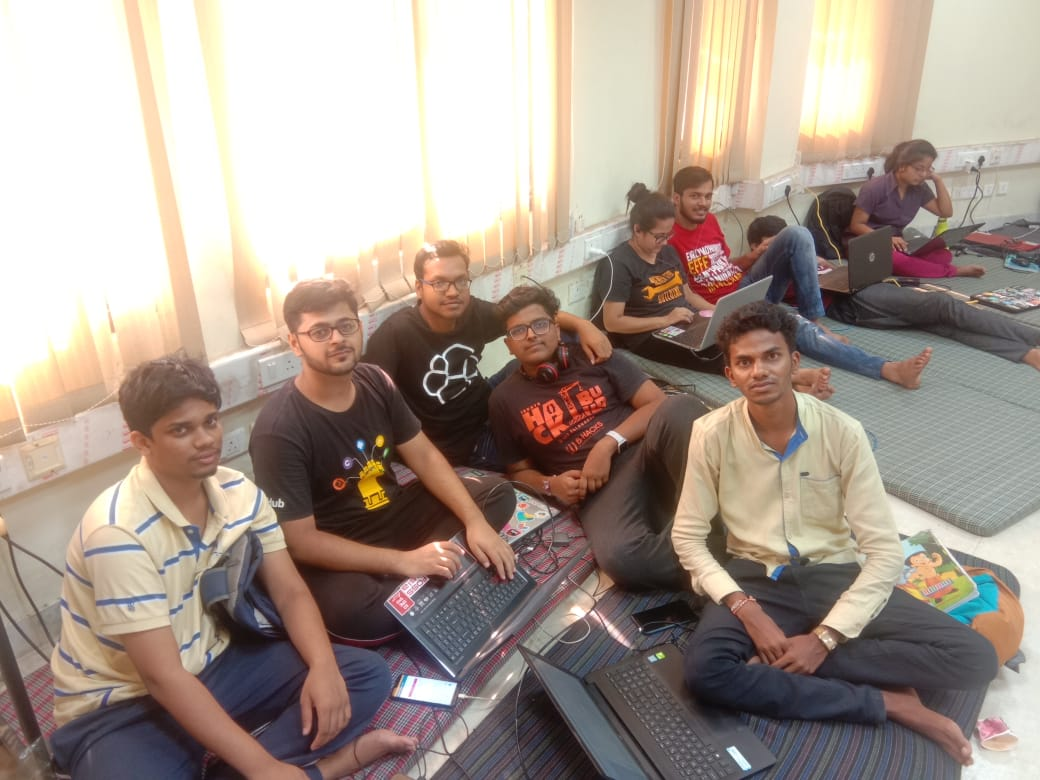
#> input picture images/images/crowd4.jpeg, 1040 x 780 px, found by its file name
$ python crowdcount.py
#> lines starting #> are read from the running program, lines starting #| are printed output that depends on the picture; after the words box and inside, x2 and y2 are one past the last pixel; in counts of white or black regions, pixels touching at a corner belong together
import cv2
import numpy as np
fd=cv2.CascadeClassifier(r"C:\Users\Jaya\AppData\Local\Programs\Python\Python36\Lib\site-packages\cv2\data\haarcascade_frontalface_alt2.xml")
image1=cv2.imread(r"D:\Attendance_project\images\crowd4.jpeg")
#> image1 is the input picture: shape (780, 1040, 3); mean B, G, R 141, 151.1, 165.7
rgb1 = cv2.cvtColor(image1, cv2.COLOR_BGR2RGB)
faces=fd.detectMultiScale(rgb1,scaleFactor=1.1,minNeighbors=1)
#> faces = [[645, 226, 26, 26], [681, 180, 40, 40], [422, 260, 57, 57], [505, 306, 53, 53], [723, 331, 74, 74], [303, 302, 70, 70], [160, 396, 81, 81], [872, 512, 72, 72]]
for(x,y,w,h)in faces:
    print(x,y,w,h)
    print(len(faces))
    cv2.rectangle(image1,(x,y),(x+w,y+h),(0,0,225),1)
    cv2.imshow(r"D:\Attendance_project\images\crowd.jpg",image1)
#> this loop made 8 passes
#> (printed output is left out)
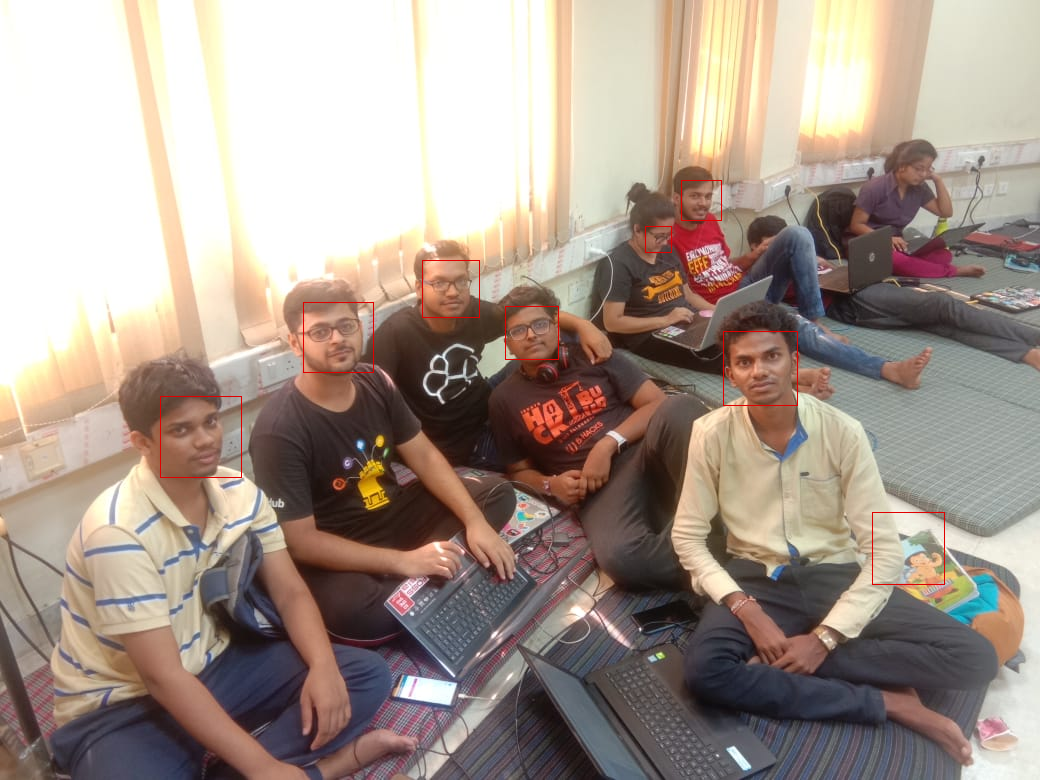
#> image1: shape (780, 1040, 3); 0.23% of pixels changed, all inside (x1, y1, x2, y2) = (160, 180, 945, 585)


$ run again, with images/images/iec2018043 (1).jpeg copied over images/images/crowd4.jpeg
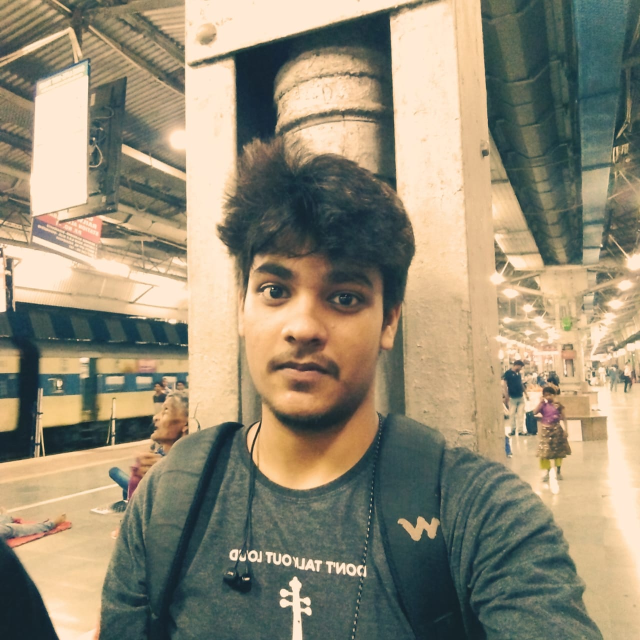
#> input picture images/images/iec2018043 (1).jpeg, 1280 x 1280 px, found by its file name (shown at 1/2 size)
#> image1 is the input picture: shape (1280, 1280, 3); mean B, G, R 117.9, 139.5, 148.1
#> faces = [[1056, 368, 45, 45], [467, 248, 96, 96], [973, 834, 102, 102], [407, 429, 401, 401]]
#> the loop `for(x,y,w,h)in faces:` made 4 passes
#> (printed output is left out)
#> after the loop `for(x,y,w,h)in faces:`:
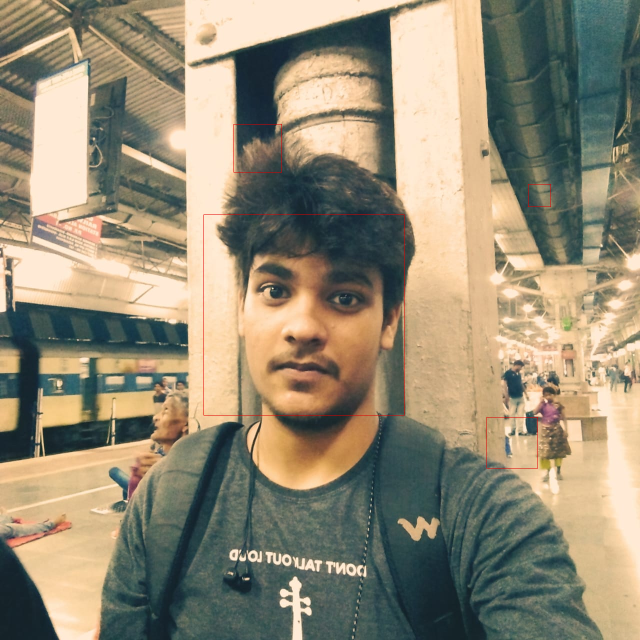
#> image1: shape (1280, 1280, 3) (shown at 1/2 size); 0.16% of pixels changed, all inside (x1, y1, x2, y2) = (407, 248, 1102, 937)

$ run again, with images/images/iec2018043 (2).jpeg copied over images/images/crowd4.jpeg
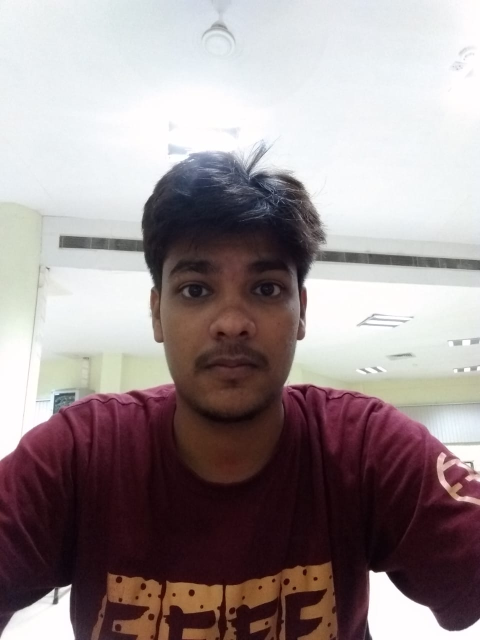
#> input picture images/images/iec2018043 (2).jpeg, 960 x 1280 px, found by its file name (shown at 1/2 size)
#> image1 is the input picture: shape (1280, 960, 3); mean B, G, R 144.2, 143, 154.9
#> faces = [[445, 1202, 52, 52], [293, 460, 334, 334]]
#> the loop `for(x,y,w,h)in faces:` made 2 passes
#> (printed output is left out)
#> pass 2, `cv2.imshow(r"D:\Attendance_project\images\crowd.jpg",image1)`:
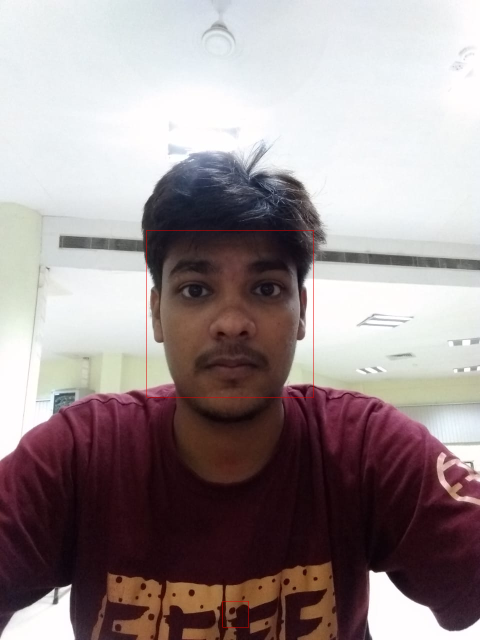
#> window 'D:\\Attendance_project\\images\\c': shape (1280, 960, 3) (shown at 1/2 size); mean B, G, R 144.1, 142.9, 155

$ run again, with images/images/iec2018047.jpeg copied over images/images/crowd4.jpeg
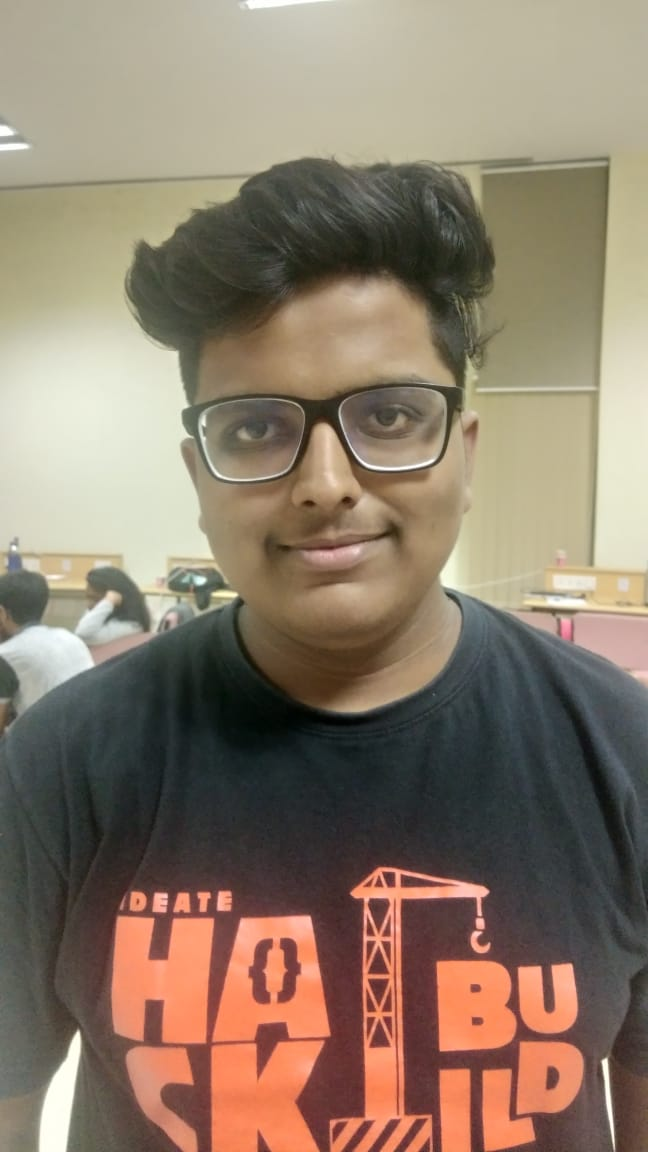
#> input picture images/images/iec2018047.jpeg, 648 x 1152 px, found by its file name
#> image1 is the input picture: shape (1152, 648, 3); mean B, G, R 106.7, 124.1, 140.3
#> faces = [[506, 1098, 52, 52], [175, 312, 309, 309]]
#> the loop `for(x,y,w,h)in faces:` made 2 passes
#> (printed output is left out)
#> pass 2, `cv2.imshow(r"D:\Attendance_project\images\crowd.jpg",image1)`:
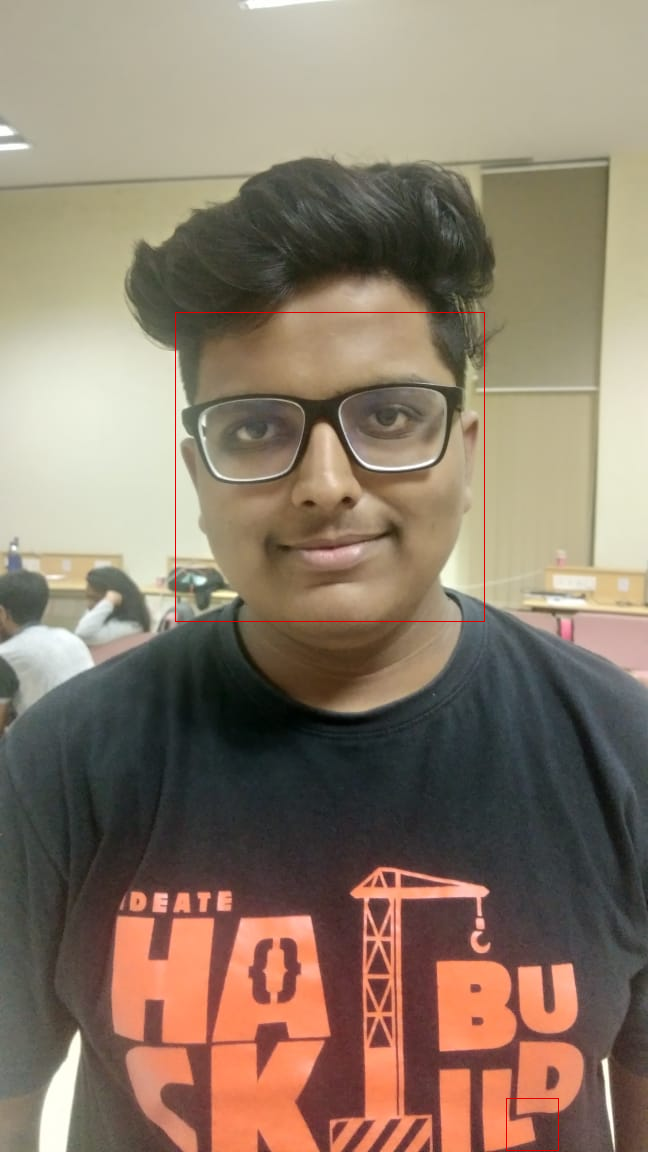
#> window 'D:\\Attendance_project\\images\\c': shape (1152, 648, 3); mean B, G, R 106.4, 123.8, 140.4
